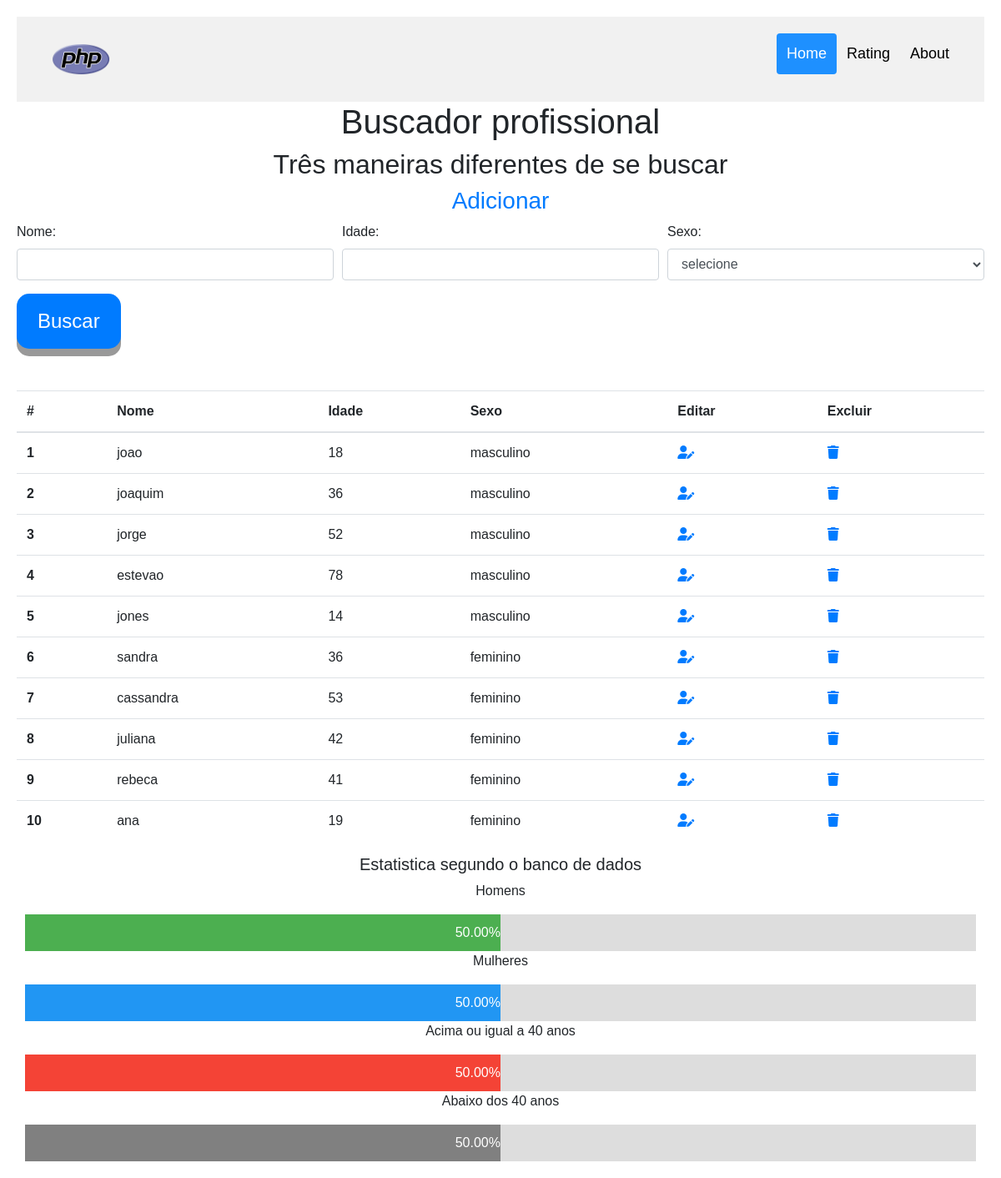
The page / on the database its author committed.
### tables this page shows
create table buscador (
      id int(11) not null auto_increment,
      nome tinytext,
      idade tinyint,
      sexo tinytext,
      data_create datetime,
      data_update datetime,
      primary key (id)
);

### classSearch.php (called while the page is built, shortened)
<?php
    class Search extends Conectar{
        static function selectAll(){
            $mysqli = self::connect();
            $data = $mysqli->query('select * from buscador');
            $data = $data->fetch_all(MYSQLI_ASSOC);
            return $data;
        }
    }

### classEstatistica.php (called while the page is built, shortened)
<?php
    class Estatistica extends Conectar {
        public function sexCount(){
            $mysqli = self::connect();
            $query = "select count(sexo) from buscador";
            $result = mysqli_query($mysqli,$query);
            $row = mysqli_fetch_assoc($result);
            return $row["count(sexo)"];
        }
        public function numberMan(){
            $mysqli = self::connect();
            $query = "select count(sexo) from buscador where sexo = 'masculino'";
            $result = mysqli_query($mysqli,$query);
            $row = mysqli_fetch_assoc($result);
            return $row["count(sexo)"];
        }
        public function numberWoman(){
            $mysqli = self::connect();
            $query = "select count(sexo) from buscador where sexo = 'feminino'";
            $result = mysqli_query($mysqli,$query);
            $row = mysqli_fetch_assoc($result);
            return $row["count(sexo)"];
        }
        public function percentageMan(){
            $tot = $this->sexCount();
            $man = $this->numberMan();
            return $result = ($man / $tot) * 100;
        }
        public function percentageWoman(){
            $tot = $this->sexCount();
            $woman = $this->numberWoman();
            return $result = ($woman / $tot) * 100;
        }
        public function ageCount(){
            $mysqli = self::connect();
            $query = "select count(idade) from buscador";
            $result = mysqli_query($mysqli,$query);
            $row = mysqli_fetch_assoc($result);
            return $row["count(idade)"];
        }
        public function ageCountMinus(){
            $count = 0;
            $mysqli = self::connect();
            $data = $mysqli->query('select idade from buscador');
            $data = $data->fetch_all(MYSQLI_ASSOC);
            foreach ($data as $datas){
                if($datas['idade'] < 40){
                    $count++;
                }
            }
            return $count;
        }
        public function ageCountPlus(){
            $count = 0;
            $mysqli = self::connect();
            $data = $mysqli->query('select idade from buscador');
            $data = $data->fetch_all(MYSQLI_ASSOC);
            foreach ($data as $datas){
                if($datas['idade'] >= 40){
                    $count++;
                }
            }
            return $count;
        }
        public function percentageAgeCountPlus(){
            $tot = $this->ageCount();
            $plus = $this->ageCountPlus();
            return $result = ($plus / $tot) * 100;
        }
        public function percentageAgeCountMinus(){
            $tot = $this->ageCount();
            $minus = $this->ageCountMinus();
            return $result = ($minus / $tot) * 100;
        }
    }
?>

### index.php (the view, shortened to what this page needs)
<?php
    require_once __DIR__ . "/classEstatistica.php";
    require_once __DIR__ . "/classSearch.php";
?>
<!DOCTYPE html>
<html lang="en">
<head>
    <link rel="stylesheet" href="css/bootstrap.css">
    <link rel="stylesheet" href="css/style.css">
</head>
<body>
    <div class="header">
        <a href="#default" class="logo"><img src="img/PHP-logo.svg.png" class="logo-image" alt=""></a>
        <div class="header-right">
            <a class="active" href="index.php">Home</a>
            <a href="rating.php">Rating</a>
            <a href="#about">About</a>
        </div>
    </div>
    <h1 class="text-center">Buscador profissional</h1>
    <h2 class="text-center">Três maneiras diferentes de se buscar</h2>
    <div>
        <h3 class="text-center"><a href="add.php" class="">Adicionar</a></h3>
        <form action="" method="get">
            <div class="form-row">
                <div class="form-group col-md-4">
                    <label for="nome">Nome:</label>
                    <input type="text" class="form-control" id="nome" name="nome">
                </div>
                <div class="form-group col-md-4">
                    <label for="idade">Idade:</label>
                    <input type="number" class="form-control" id="idade" name="idade">
                </div>
                <div class="form-group col-md-4">
                    <label for="sexo">Sexo:</label>
                    <select name="sexo" id="sexo" class="form-control">
                        <option value="">selecione</option>
                    </select>
                </div>
                <br>
            </div>
            <button type="submit" class="button btn btn-primary">Buscar</button>
        </form>
    </div>
    <?php if (isset($result)){ ?>
    <a href="index.php">limpar lista</a>
    <table class="table">
        <thead>
        <tr>
            <th scope="col">#</th>
            <th scope="col">Nome</th>
            <th scope="col">Idade</th>
            <th scope="col">Sexo</th>
        </tr>
        </thead>
        <tbody>
        <?php foreach ($result as $results){ ?>
        <tr>
            <th scope="row"><?= $results['id']; ?></th>
            <td><?= $results['nome']; ?></td>
            <td><?= $results['idade']; ?></td>
            <td><?= $results['sexo']; ?></td>
        </tr>
        <?php } ?>
        </tbody>
    </table>
    <?php }else {
        $dataTable = Search::selectAll();?>
        <table class="table">
        <thead>
        <tr>
            <th scope="col">#</th>
            <th scope="col">Nome</th>
            <th scope="col">Idade</th>
            <th scope="col">Sexo</th>
            <th scope="col">Editar</th>
            <th scope="col">Excluir</th>
        </tr>
        </thead>
        <tbody>
        <?php foreach ($dataTable as $results){ ?>
    <tr>
        <th scope="row"><?= $results['id']; ?></th>
        <td><?= $results['nome']; ?></td>
        <td><?= $results['idade']; ?></td>
        <td><?= $results['sexo']; ?></td>
        <td><a href="edit.php?id=<?= $results['id']; ?>"><i class="fas fa-user-edit"></i></a></td>
        <td><a href="delete.php?id=<?= $results['id']; ?>"><i class="fas fa-trash"></i></td>
    </tr>
    <?php } ?>
    </tbody>
    </table>
    <?php } ?>
    <?php
        $data = new Estatistica();
        $result = $data->percentageMan();
    ?>
    <h5 class="text-center">Estatistica segundo o banco de dados</h5>
    <p class="text-center">Homens</p>
    <div class="container">
        <div class="skills" style="width: <?= $result ?>%; background-color: #4CAF50;"><?= number_format($result,2) ?>%</div>
    </div>
    <?php
    $data = new Estatistica();
    $result = $data->percentageWoman();
    ?>
    <p class="text-center">Mulheres</p>
    <div class="container">
        <div class="skills" style="width: <?= $result ?>%; background-color: #2196F3;"><?= number_format($result,2) ?>%</div>
    </div>
    <?php
    $data = new Estatistica();
    $result = $data->percentageAgeCountPlus();
    ?>
    <p class="text-center">Acima ou igual a 40 anos</p>
    <div class="container">
        <div class="skills" style="width: <?= $result ?>%; background-color: #f44336;"><?= number_format($result,2) ?>%</div>
    </div>
    <?php
    $data = new Estatistica();
    $result = $data->percentageAgeCountMinus();
    ?>
    <p class="text-center">Abaixo dos 40 anos</p>
    <div class="container">
        <div class="skills" style="width: <?= $result ?>%; background-color: #808080;"><?= number_format($result,2) ?>%</div>
    </div>
</body>
</html>

### css/style.css (style rules this page uses)
body { width: 100%; }
.button { padding: 15px 25px; font-size: 24px; text-align: center; cursor: pointer; outline: none; color: #fff; #background-color: #4CAF50; border: none; border-radius: 15px; box-shadow: 0 9px #999; }
* { box-sizing: border-box }
.container { width: 100%; background-color: #ddd; }
.skills { text-align: right; padding-top: 10px; padding-bottom: 10px; color: white; }
.container { padding-right: 0px; padding-left: 0px; }
* { box-sizing: border-box; }
body { margin: 0; font-family: Arial, Helvetica, sans-serif; max-width: 100%; }
.header { overflow: hidden; background-color: #f1f1f1; padding: 20px 30px; }
.header a { float: left; color: black; text-align: center; padding: 12px; text-decoration: none; font-size: 18px; line-height: 25px; border-radius: 4px; }
.header a.logo { font-size: 25px; font-weight: bold; }
.logo-image { width: 70px; }
.header a.active { background-color: dodgerblue; color: white; }
.header-right { float: right; }
body { font-family: Arial; margin: 0 auto; padding: 20px; }

### rows shown on the page
buscador: id "1", nome "joao", idade "18", sexo "masculino"
buscador: id "2", nome "joaquim", idade "36", sexo "masculino"
buscador: id "3", nome "jorge", idade "52", sexo "masculino"
buscador: id "4", nome "estevao", idade "78", sexo "masculino"
buscador: id "5", nome "jones", idade "14", sexo "masculino"
buscador: id "6", nome "sandra", idade "36", sexo "feminino"
buscador: id "7", nome "cassandra", idade "53", sexo "feminino"
buscador: id "8", nome "juliana", idade "42", sexo "feminino"
buscador: id "9", nome "rebeca", idade "41", sexo "feminino"
buscador: id "10", nome "ana", idade "19", sexo "feminino"

### other values the page prints
$result "50.00"
